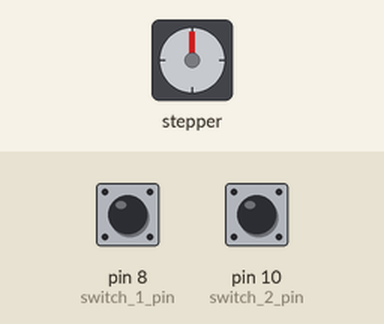
Simulated run of this sketch. Board: Arduino Uno, built with avr-gcc and run on an emulated ATmega328P. Parts: stepper motor. The inputs (shaded band) are chosen by the test bench; at power-on: pin 8 (switch_1_pin) HIGH, pin 10 (switch_2_pin) HIGH. Stepper angles assume 512 steps per turn.

Above: at 1.2 s.
1.3 s: pin 8 (switch_1_pin) pulled LOW for 0.15 s
At 1.8 s:
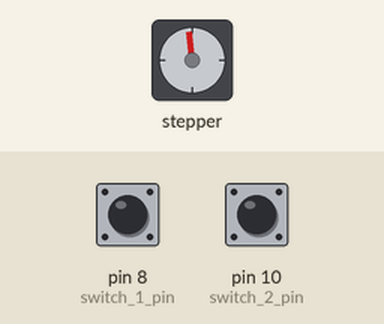
2.9 s: pin 10 (switch_2_pin) pulled LOW for 0.15 s
At 4.2 s:
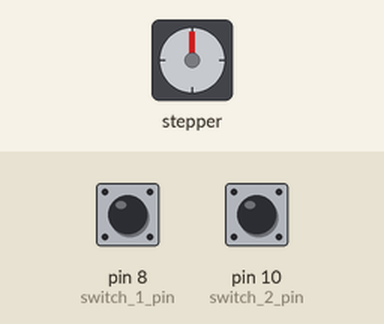
4.5 s: pin 8 (switch_1_pin) pulled LOW for 1 s
At 6.5 s:
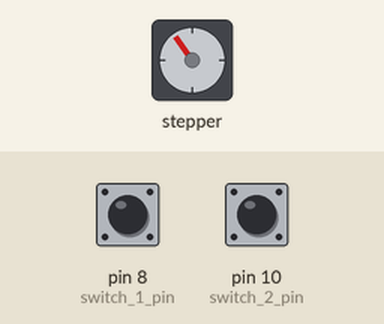
7.5 s: pin 10 (switch_2_pin) pulled LOW for 3.2 s
At 11.8 s:
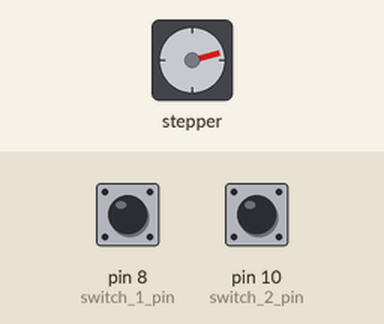
12.2 s: pin 10 (switch_2_pin) pulled LOW for 1 s
At 13.5 s:
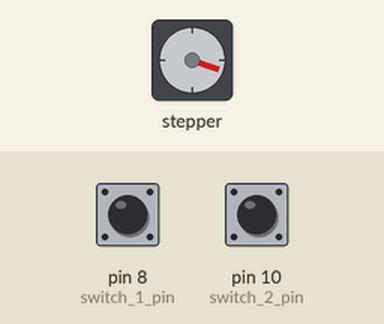
15.2 s: pin 10 (switch_2_pin) pulled LOW for 1 s
At 17.0 s:
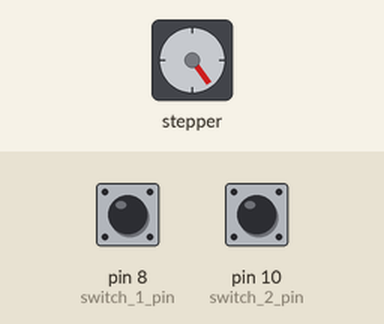
Timing chart, 0 to 18.5 s (numbered marks = the images above; inputs shaded):
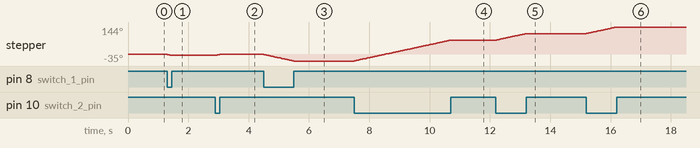

The sketch:

motor_passo_botao.ino
```cpp
#include "Stepper_28BYJ_48.h" // declaração biblioteca
int switch_1_pin = 8; //pino do primeiro botão
int switch_2_pin = 10; // pino do segundo botão
Stepper_28BYJ_48 stepper(7,6,5,4); // Declaração da instância do motor
void setup() {
pinMode(switch_1_pin,INPUT_PULLUP);
pinMode(switch_2_pin,INPUT_PULLUP);
}
void loop() {
if (digitalRead(switch_1_pin) == LOW ) { // verifica se botão 1 foi pressionado
stepper.step(-1); //gira motor sentido anti horário
delay(10);
}
if ( digitalRead(switch_2_pin) == LOW) { // verifica se botão 1 foi pressionado
stepper.step(1); // gira motor sentido horário
delay(10);
}
}
```

Measured:
- after the input at 4.5 s, stepper: turns 35° counter-clockwise in 0.99 s, starting at once
- after the input at 7.5 s, stepper: turns 110° clockwise in 3.2 s, starting at once
- after the input at 12.2 s, stepper: turns 34° clockwise in 0.97 s, starting at once
- after the input at 15.2 s, stepper: turns 35° clockwise in 0.99 s, starting at once
